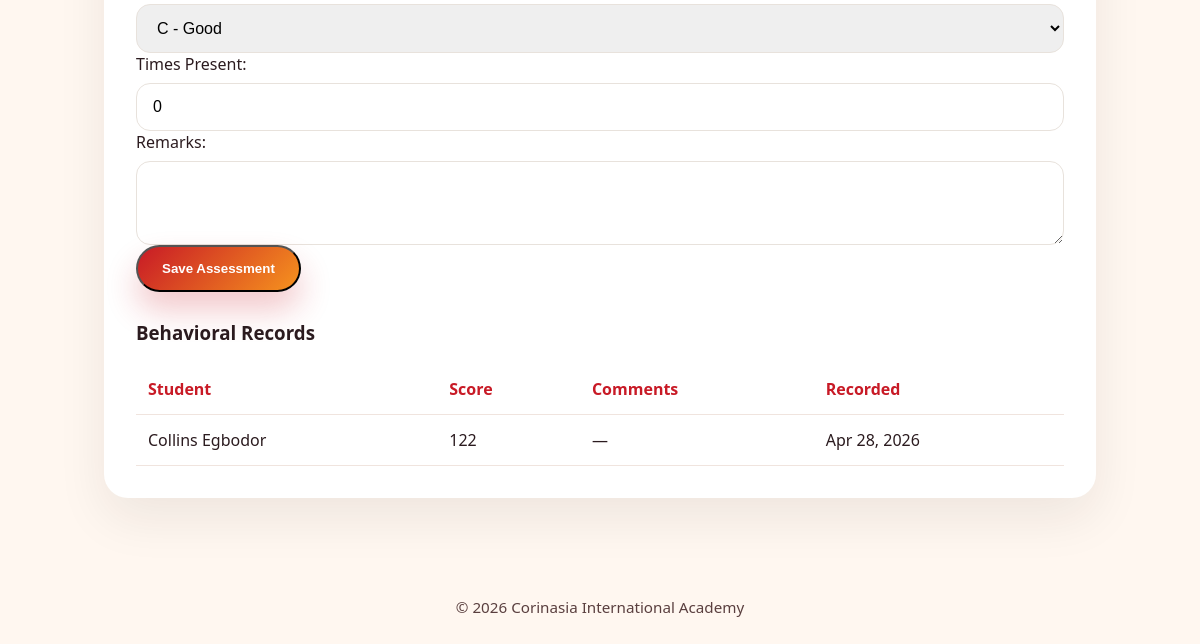
/teacher/enter-behavior/ (signed in, lower part), run on an earlier commit of the app's database.
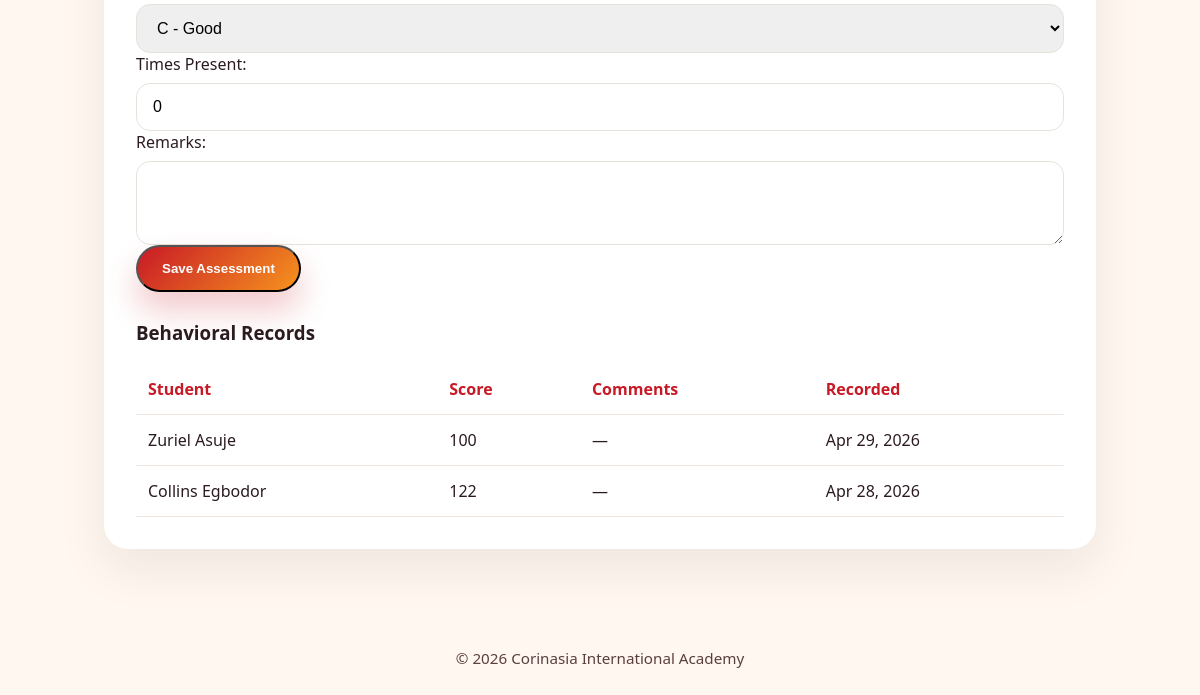
And on a later commit of the database.
### grades/models.py (models this page shows, shortened)
class BehavioralGrade(models.Model):
    BEHAVIORAL_GRADES = [
        ('A', 'A - Excellent'),
        ('B', 'B - Very Good'),
        ('C', 'C - Good'),
        ('D', 'D - Satisfactory'),
        ('E', 'E - Needs Improvement'),
        ('F', 'F - Poor'),
    ]
    student = models.ForeignKey(Student, on_delete=models.CASCADE, related_name='behavioral_grades')
    academic_year = models.CharField(
        max_length=9,
        default=default_academic_year,
        validators=[validate_academic_year],
        help_text='Academic year for this behavioral assessment, e.g. 2025/2026'
    )
    term = models.CharField(
        max_length=20,
        choices=TERM_CHOICES,
        default='first_term',
        help_text="Academic term for the behavioral assessment"
    )
    punctuality = models.CharField(max_length=1, choices=BEHAVIORAL_GRADES, default='C')
    relationship_with_staff = models.CharField(verbose_name='Relationship with Staff', max_length=1, choices=BEHAVIORAL_GRADES, default='C')
    politeness = models.CharField(max_length=1, choices=BEHAVIORAL_GRADES, default='C')
    neatness = models.CharField(max_length=1, choices=BEHAVIORAL_GRADES, default='C')
    co_operation = models.CharField(max_length=1, choices=BEHAVIORAL_GRADES, default='C')
    obedience = models.CharField(max_length=1, choices=BEHAVIORAL_GRADES, default='C')
    attentiveness = models.CharField(max_length=1, choices=BEHAVIORAL_GRADES, default='C')
    adjustment_in_school = models.CharField(max_length=1, choices=BEHAVIORAL_GRADES, default='C')
    relationship_with_peers = models.CharField(max_length=1, choices=BEHAVIORAL_GRADES, default='C')
    times_present = models.PositiveIntegerField(verbose_name='Times Present', default=0, help_text="Number of times present during the term")
    date_recorded = models.DateTimeField(auto_now_add=True)
    last_updated = models.DateTimeField(auto_now=True)
    remarks = models.TextField(blank=True, null=True)
    class Meta:
        ordering = ['-academic_year', '-term', 'student']
        verbose_name = "Behavioral Grade"
        verbose_name_plural = "Behavioral Grades"
        unique_together = ['student', 'academic_year', 'term']
        indexes = [
            models.Index(fields=['student', 'academic_year', 'term']),
        ]

class Student(models.Model):
    student_id = models.CharField(max_length=20, unique=True, db_index=True, help_text="Unique student ID")
    first_name = models.CharField(max_length=100)
    last_name = models.CharField(max_length=100)
    class_name = models.CharField(max_length=50, blank=True, null=True, help_text="Student's class (e.g., JSS1A, SS2B)")
    nationality = models.CharField(max_length=50, default='Nigeria')
    state_of_origin = models.CharField(max_length=50, blank=True, null=True)
    club_and_society = models.CharField(max_length=100, blank=True, null=True)
    sport_house = models.CharField(max_length=50, blank=True, null=True)
    date_of_birth = models.DateField(blank=True, null=True)
    enrollment_date = models.DateField(default=datetime.today)
    subjects = models.ManyToManyField('Subject', blank=True, related_name='students', help_text='Subjects the student is enrolled in for the current term')
    class Meta:
        ordering = ['last_name', 'first_name']
        verbose_name = "Student"
        verbose_name_plural = "Students"
        indexes = [
            models.Index(fields=['last_name', 'first_name']),
            models.Index(fields=['class_name']),
        ]
    def __str__(self):
        return f"{self.first_name} {self.last_name} ({self.student_id})"

### grades/views.py (the view)
# urls.py: path('teacher/enter-behavior/', views.enter_behavioral_assessments, name='enter_behavioral_assessments'),
@login_required
@class_teacher_or_admin_required
def enter_behavioral_assessments(request):
    current_academic_year, current_term = _current_period()
    profile = getattr(request.user, 'profile', None)
    if request.method == 'POST':
        form = BehavioralGradeEntryForm(request.POST)
        if profile and profile.role == 'class_teacher' and profile.assigned_class:
            form.fields['student'].queryset = Student.objects.filter(class_name=profile.assigned_class)
        if form.is_valid():
            data = form.cleaned_data
            bg, created = BehavioralGrade.objects.update_or_create(
                student=data['student'],
                academic_year=current_academic_year,
                term=current_term,
                defaults={
                    'punctuality': data['punctuality'],
                    'relationship_with_staff': data['relationship_with_staff'],
                    'politeness': data['politeness'],
                    'neatness': data['neatness'],
                    'co_operation': data['co_operation'],
                    'obedience': data['obedience'],
                    'attentiveness': data['attentiveness'],
                    'adjustment_in_school': data['adjustment_in_school'],
                    'relationship_with_peers': data['relationship_with_peers'],
                    'times_present': data['times_present'],
                    'remarks': data['remarks'],
                }
            )
            try:
                Activity.objects.create(
                    actor=request.user,
                    action_type=Activity.ACTION_BEHAVIORAL_CREATED if created else Activity.ACTION_BEHAVIORAL_UPDATED,
                    target_student=bg.student,
                    description=f"{request.user.get_full_name() or request.user.username} {'created' if created else 'updated'} behavioral assessment for {bg.student} (term: {bg.term})",
                )
            except Exception:
                pass
            messages.success(request, 'Behavioral assessment saved successfully.')
            return redirect('enter_behavioral_assessments')
    else:
        form = BehavioralGradeEntryForm()
        if profile and profile.role == 'class_teacher' and profile.assigned_class:
            form.fields['student'].queryset = Student.objects.filter(class_name=profile.assigned_class)
    reports = BehavioralGrade.objects.filter(academic_year=current_academic_year, term=current_term).select_related('student').order_by('student__last_name')
    if profile and profile.role == 'class_teacher' and profile.assigned_class:
        reports = reports.filter(student__class_name=profile.assigned_class)
    return render(request, 'grades/enter_behavioral_assessments.html', {
        'form': form,
        'reports': reports,
        'current_term': current_term,
        'current_academic_year': current_academic_year,
        'current_term_display': _term_display(current_term),
    })

### grades/forms.py (shortened to what this page needs)
class BehavioralGradeEntryForm(forms.ModelForm):
    class Meta:
        model = BehavioralGrade
        fields = [
            'student', 'punctuality', 'relationship_with_staff', 'politeness',
            'neatness', 'co_operation', 'obedience', 'attentiveness',
            'adjustment_in_school', 'relationship_with_peers', 'times_present', 'remarks'
        ]
        widgets = {
            'remarks': forms.Textarea(attrs={'rows': 3}),
        }

### grades/context_processors.py (called while the page is built)
def _build_initials(display_name, fallback_username):
    source = display_name or fallback_username or 'User'
    parts = [part for part in source.split() if part]
    if len(parts) >= 2:
        initials = parts[0][0] + parts[1][0]
    else:
        initials = source[:2]
    return initials.upper()

### grades/models.py (called while the page is built)
def default_academic_year():
    year = datetime.today().year
    start_year = year if datetime.today().month >= 9 else year - 1
    return f'{start_year}/{start_year + 1}'

    @classmethod
    def get_current_period(cls):
        term_setting = cls.objects.order_by('-updated_at').first()
        if term_setting:
            return term_setting.current_academic_year, term_setting.current_term
        return default_academic_year(), 'first_term'

### grades/templates/grades/enter_behavioral_assessments.html (shortened to what this page needs)
{% extends 'grades/base.html' %}
{% block content %}
<div class="page-shell">
    <div class="dashboard-card">
        <div class="teacher-form-card">
            <form method="post" novalidate>
                <div class="field-row">
                    {{ form.relationship_with_peers }}
                </div>
                <div class="field-row">
                    {{ form.times_present.label_tag }}
                    {{ form.times_present }}
                </div>
                <div class="field-row">
                    {{ form.remarks.label_tag }}
                    {{ form.remarks }}
                </div>
                <button type="submit" class="button button-primary">Save Assessment</button>
            </form>
        </div>
        <div class="grades-table" style="margin-top: 28px;">
            <h3>Behavioral Records</h3>
            {% if reports %}
                <table>
                    <thead>
                        <tr><th>Student</th><th>Score</th><th>Comments</th><th>Recorded</th></tr>
                    </thead>
                    <tbody>
                        {% for record in reports %}
                            <tr>
                                <td>{{ record.student.first_name }} {{ record.student.last_name }}</td>
                                <td>{{ record.times_present }}</td>
                                <td>{{ record.remarks|default:'—' }}</td>
                                <td>{{ record.date_recorded|date:'M j, Y' }}</td>
                            </tr>
                        {% endfor %}
                    </tbody>
                </table>
            {% else %}
                <p class="empty-state">No behavioral records have been created yet.</p>
            {% endif %}
        </div>
    </div>
</div>
{% endblock %}

What changed in the data, as far as the page shows it:
added BehavioralGrade: student.first_name "Zuriel", student.last_name "Asuje", times_present "100", remarks "—", date_recorded "Apr 29, 2026"
